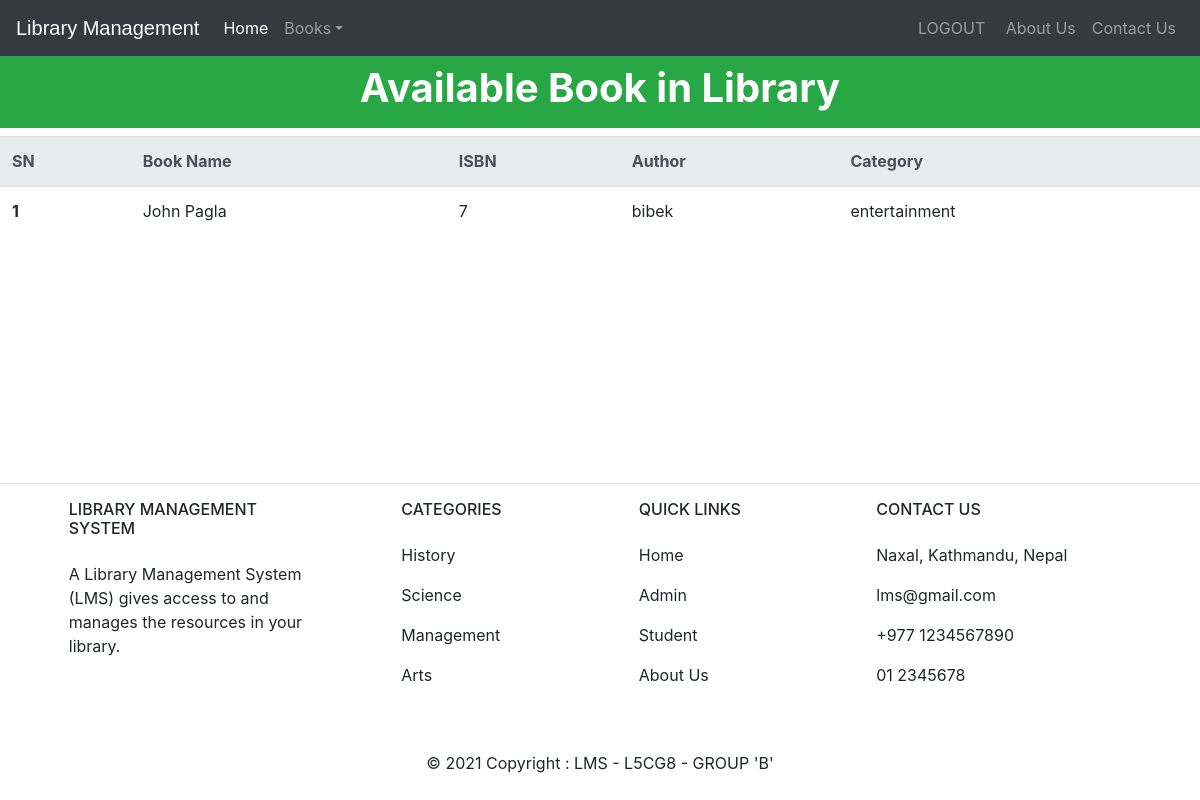
Before: /studentviewbook with the older database file.
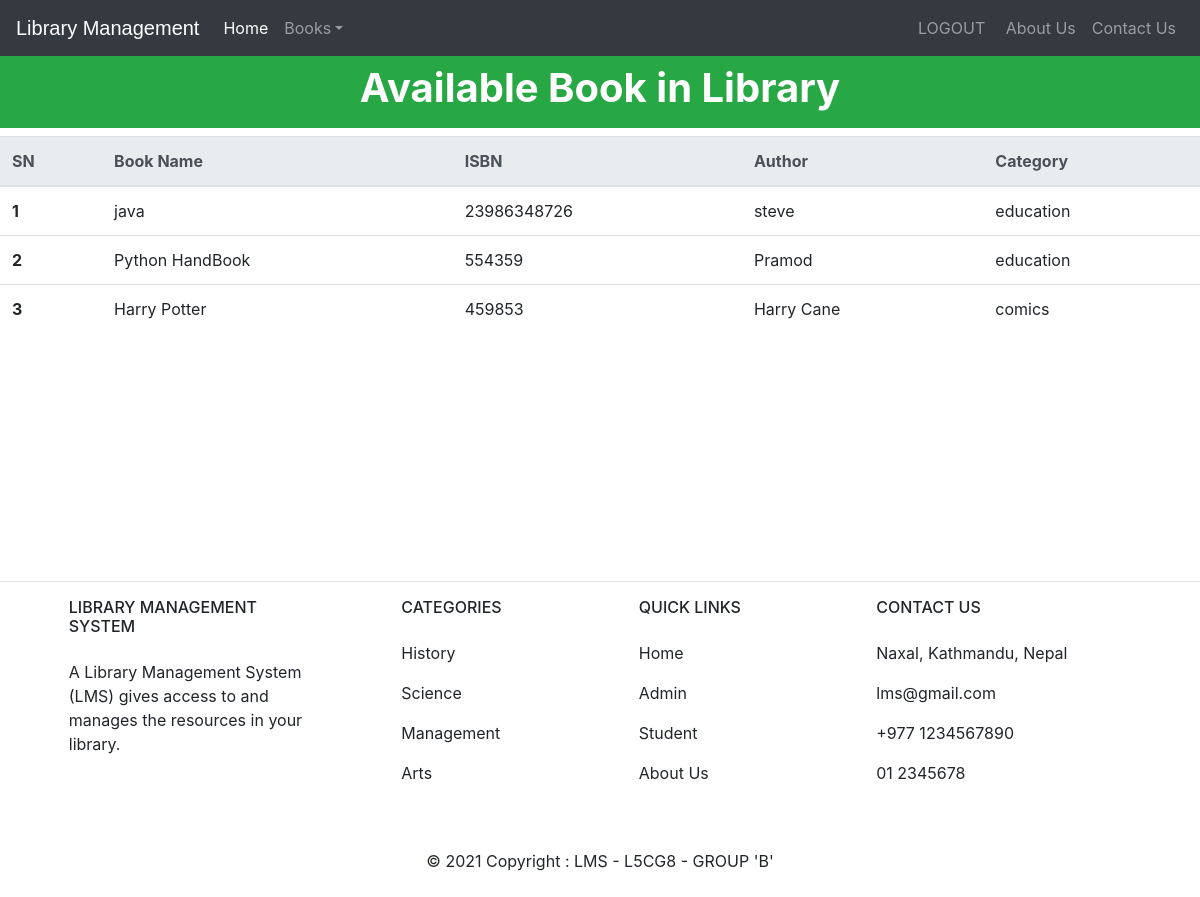
After: the same page with the newer database file.
### library/models.py (models this page shows, shortened)
class Book(models.Model):
    catchoice = [
        ('education', 'Education'),
        ('entertainment', 'Entertainment'),
        ('comics', 'Comics'),
        ('biography', 'Biographie'),
        ('history', 'History'),
    ]
    name = models.CharField(max_length=30)
    isbn = models.PositiveIntegerField()
    author = models.CharField(max_length=40)
    category = models.CharField(
        max_length=30, choices=catchoice, default='education')

### library/views.py (the view)
# urls.py: path('studentviewbook', views.studentbook_view, name='studentviewbook'),
def studentbook_view(request):
    books = models.Book.objects.all()
    return render(request, 'library/studentviewbook.html', {'books': books})

### templates/library/studentviewbook.html (shortened to what this page needs)
<!DOCTYPE html>
<html lang="en" dir="ltr">
<head>
</head>
<body>
    {% include "library/navbarstudent.html" %}
    <br>
    <br>
    <h1 class="p-3 mb-2 bg-success text-white text-center font-weight-bold">Available Book in Library </h1>
    {% if books%}
    <table class="table">
        <thead class="thead-light">
            <tr>
                <th scope="col">SN</th>
                <th scope="col">Book Name</th>
                <th scope="col">ISBN</th>
                <th scope="col">Author</th>
                <th scope="col">Category</th>
            </tr>
        </thead>
        <tbody>
            {% for book in books %}
            <tr>
                <th scope="row">{{forloop.counter}}</th>
                <td>{{book.name}}</td>
                <td>{{book.isbn}}</td>
                <td>{{book.author}}</td>
                <td>{{book.category}}</td>
            </tr>
            {% endfor %}
        </tbody>
    </table>
    {%endif%}
    <br><br><br><br><br><br><br><br><br>
    {% include "library/footer.html" %}
</body>
</html>

### templates/library/navbarstudent.html (shortened to what this page needs)
<!DOCTYPE html>
{% load static %}
<html lang="en">
<head>
    <link rel="stylesheet" href="https://stackpath.bootstrapcdn.com/bootstrap/4.3.1/css/bootstrap.min.css">
    <link rel="stylesheet" href="https://maxcdn.bootstrapcdn.com/font-awesome/4.7.0/css/font-awesome.min.css">
</head>
<body>
    <div class="bs-example">
        <nav class="navbar navbar-expand-md bg-dark navbar-dark fixed-top">
            <a href="/" class="navbar-brand">Library Management</a>
            <div class="collapse navbar-collapse justify-content-between" id="navbarCollapse">
                <div class="navbar-nav">
                    <a href="/" class="nav-item nav-link active">Home</a>
                    <div class="nav-item dropdown">
                        <a href="studentviewbook" class="nav-link dropdown-toggle" data-toggle="dropdown">Books</a>
                    </div>
                </div>
                <div class="navbar-nav">
                    <a href="logout" class="nav-item nav-link">LOGOUT</a> &nbsp
                    <a href="/aboutus" class="nav-item nav-link">About Us</a>
                    <a href="contactus" class="nav-item nav-link">Contact Us</a>
                </div>
            </div>
        </nav>
    </div>
</body>
</html>

### templates/library/footer.html (shortened to what this page needs)
<!DOCTYPE html>
<html>
<head>
</head>
<footer>
  <hr>
  <div class="container">
    <div class="row mt-3">
      <div class="col-md-3 col-lg-4 col-xl-3 mx-auto mb-4">
        <h6 class="text-uppercase fw-bold mb-4">
          Library Management System
        </h6>
        <p>
          A Library Management System (LMS) gives access to and manages the resources in your library.
        </p>
      </div>
      <div class="col-md-2 col-lg-2 col-xl-2 mx-auto mb-4">
        <h6 class="text-uppercase fw-bold mb-4">
          Categories
        </h6>
        <p>
          <a href="#!" class="text-reset">History</a>
        </p>
        <p>
          <a href="#!" class="text-reset">Science</a>
        </p>
        <p>
          <a href="#!" class="text-reset">Management</a>
        </p>
        <p>
          <a href="#!" class="text-reset">Arts</a>
        </p>
      </div>
      <div class="col-md-3 col-lg-2 col-xl-2 mx-auto mb-4">
        <h6 class="text-uppercase fw-bold mb-4">
          Quick links
        </h6>
        <p>
          <a href="#!" class="text-reset">Home</a>
        </p>
        <p>
          <a href="#!" class="text-reset">Admin</a>
        </p>
        <p>
          <a href="#!" class="text-reset">Student</a>
        </p>
        <p>
          <a href="#!" class="text-reset">About Us</a>
        </p>
      </div>
      <div class="col-md-4 col-lg-3 col-xl-3 mx-auto mb-md-0 mb-4">
        <h6 class="text-uppercase fw-bold mb-4">
          Contact Us
        </h6>
        <p>Naxal, Kathmandu, Nepal</p>
        <p> lms@gmail.com </p>
        <p> +977 1234567890 </p>
        <p> 01 2345678 </p>
      </div>
    </div>
  </div>
  <div class="text-center p-4">
    © 2021 Copyright :
    <a class="text-reset fw-bold" href="#">LMS - L5CG8 - GROUP 'B'</a>
  </div>
</footer>
</html>

### templates/library/navbarstudent.html (style rules this page uses)
.bs-example { margin: 0px; }
.navbar-brand { font-size: 20px; font-family: sans-serif; }

Changed rows visible on the page:
removed Book: name "John Pagla", isbn "7", author "bibek", category "entertainment"
added Book: name "java", isbn "23986348726", author "steve", category "education"
added Book: name "Python HandBook", isbn "554359", author "Pramod", category "education"
added Book: name "Harry Potter", isbn "459853", author "Harry Cane", category "comics"
